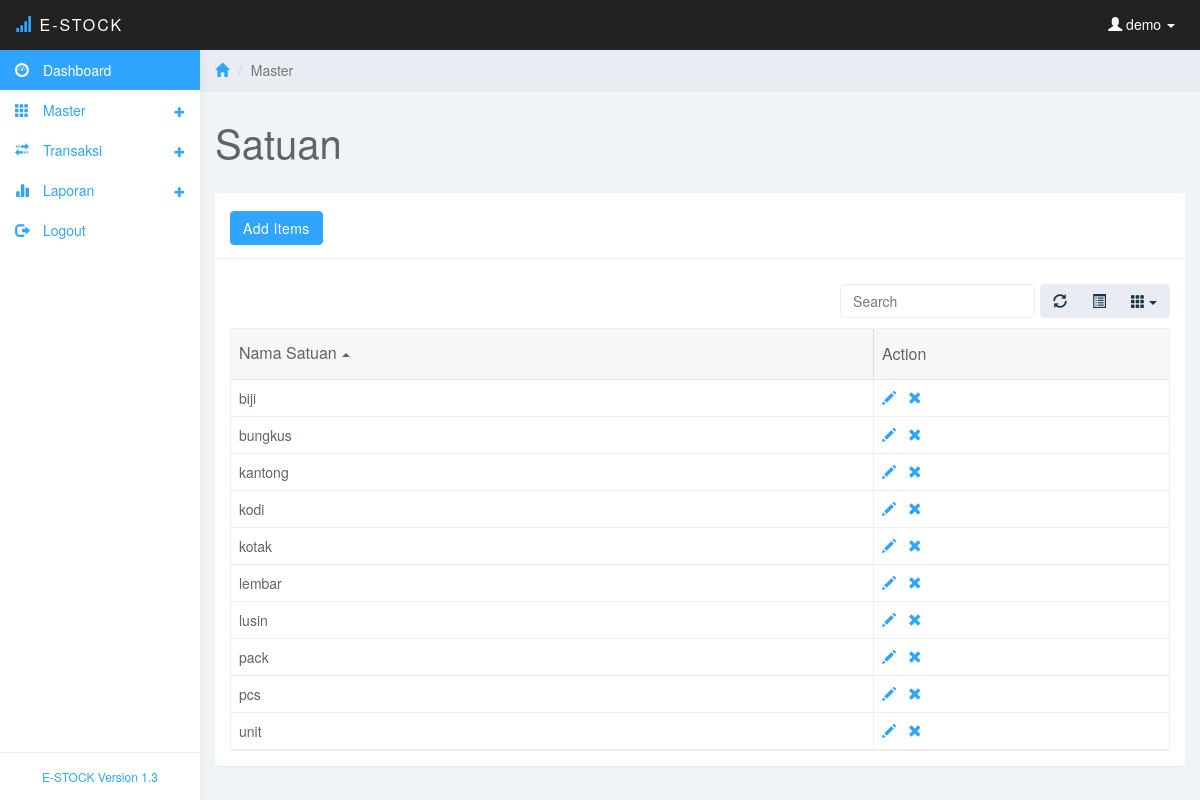
Screenshot of /satuan.php (signed in) with the database file from the repository.
### tables this page shows
CREATE TABLE IF NOT EXISTS `satuan` (
  `id_satuan` int(11) NOT NULL AUTO_INCREMENT,
  `nama_satuan` varchar(10) NOT NULL,
  PRIMARY KEY (`id_satuan`)
);

### satuan.php (the view, shortened to what this page needs)
<?php
include ("koneksi/koneksi.php");
$pengguna=$_SESSION['username'];
?>
<!DOCTYPE html>
<html>
<head>
<link href="css/bootstrap.min.css" rel="stylesheet">
<link href="css/datepicker3.css" rel="stylesheet">
<link href="css/bootstrap-table.css" rel="stylesheet">
<link href="css/styles.css" rel="stylesheet">
</head>
<body>
	<nav class="navbar navbar-inverse navbar-fixed-top" role="navigation">
		<div class="container-fluid">
			<div class="navbar-header">
				<a class="navbar-brand" href="#"><span class="glyphicon glyphicon-signal"></span> E-Stock<span></span></a>
				<ul class="user-menu">
					<li class="dropdown pull-right">
						<a href="#" class="dropdown-toggle" data-toggle="dropdown"><span class="glyphicon glyphicon-user"></span>
						<?php
						echo " $pengguna";
						?>
						<span class="caret"></span></a>
					</li>
				</ul>
			</div>
		</div>
	</nav>
	<?php
	include("menu.php");
	?>
	<div class="col-sm-9 col-sm-offset-3 col-lg-10 col-lg-offset-2 main">
		<div class="row">
			<ol class="breadcrumb">
				<li><a href="#"><span class="glyphicon glyphicon-home"></span></a></li>
				<li class="active">Master</li>
			</ol>
		</div>
		<div class="row">
			<div class="col-lg-12">
				<h1 class="page-header">Satuan</h1>
			</div>
		</div>
		<div class="row">
			<div class="col-lg-12">
				<div class="panel panel-default">
					<div class="panel-heading"><a href="add-satuan.php" class="btn btn-primary btn-md">Add Items</a></div>
					<div class="panel-body">
						<table data-toggle="table" data-url="tables/data1.json"  data-show-refresh="true" data-show-toggle="true" data-show-columns="true" data-search="true" data-select-item-name="toolbar1" data-pagination="false" data-sort-name="name" data-sort-order="asc">
						    <thead>
						    <tr>
						        <th data-field="name"  data-sortable="true">Nama Satuan</th>
								<th data-field="action" data-sortable="true">Action</th>
						    </tr>
							</thead>
							<tbody>
							<?php
							$sqlsatuan="select * from satuan order by nama_satuan asc";
							$querysatuan=mysqli_query($con,$sqlsatuan);
							while ($datasatuan=mysqli_fetch_array($querysatuan))
							{
							echo '
							<tr>
						        <td data-field="name"  data-sortable="true">'.$datasatuan['nama_satuan'].'</td>
								<td data-field="action" data-sortable="true"><a href="edit-satuan.php?id='.$datasatuan['id_satuan'].'"><span class="glyphicon glyphicon-pencil" title="Edit"></a> &nbsp;&nbsp;<a href="save-satuan.php?id='.$datasatuan['id_satuan'].'&mode=delete"><span class="glyphicon glyphicon-remove" title="Delete"></span></a></td>
						    </tr>';
							}
							?>
						    </tbody>
						</table>
					</div>
				</div>
			</div>
		</div>
	</div>
</body>
</html>

### css/styles.css (style rules this page uses)
body { background: #f1f4f7; padding-top: 50px; color: #5f6468; }
a, a:hover, a:focus { color: #30a5ff; }
h1, h2, h3, h4, h5, h6 { color: #5f6468; }
h1 { font-weight: 300; font-size: 40px; }
.navbar-header .navbar-brand { color: #fff; font-size: 16px; text-transform: uppercase; font-weight: 500; letter-spacing: 2px; }
.navbar-header .navbar-brand span { color: #30a5ff; }
.btn-primary, .btn-primary:hover, .btn-primary:focus, .btn-primary:active, .btn-primary.active, .open > .dropdown-toggle.btn-primary, .btn-primary.disabled, .btn-primary[disabled], fieldset[disabled] .btn-primary, .btn-primary.disabled:hover, .btn-primary[disabled]:hover, fieldset[disabled] .btn-primary:hover, .btn-primary.disabled:focus, .btn-primary[disabled]:focus, fieldset[disabled] .btn-primary:focus, .btn-primary.disabled:active, .btn-primary[disabled]:active, fieldset[disabled] .btn-primary:active, .btn-primary.disabled.active, .btn-primary[disabled].active, fieldset[disabled] .btn-primary.active { background-color: #30a5ff; border-color: #30a5ff; }
.panel { border: 0; }
.panel-heading { font-size: 18px; font-weight: 300; letter-spacing: 0.025em; height: 66px; line-height: 45px; }
.panel-default .panel-heading { background: #fff; border-bottom: 1px solid #eee; color: #5f6468; }
.navbar { border: 0; }
.user-menu { display: inline-block; margin-top: 14px; margin-right: 10px; float: right; list-style: none; padding: 0; }
.user-menu a { color: #fff; }
@media (min-width: 768px) { .navbar-header { width: 100%; } }
.breadcrumb { border-radius: 0; padding: 10px 15px; background: #e9ecf2; box-shadow: 0 1px 1px rgba(0, 0, 0, .05); margin: 0 ; }
h1.page-header { margin-top: 30px; border-bottom: 0; }
.table { background: #fff; }

### rows the page displays
satuan: nama_satuan "biji"
satuan: nama_satuan "bungkus"
satuan: nama_satuan "kantong"
satuan: nama_satuan "kodi"
satuan: nama_satuan "kotak"
satuan: nama_satuan "lembar"
satuan: nama_satuan "lusin"
satuan: nama_satuan "pack"
satuan: nama_satuan "pcs"
satuan: nama_satuan "unit"

### other values shown
$pengguna "demo"
